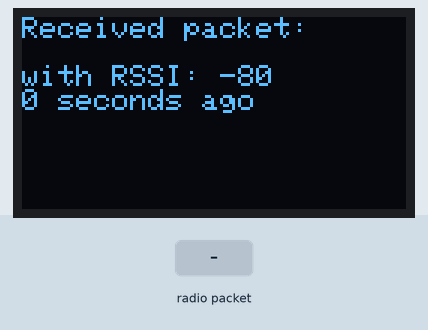
This sketch was run on a simulated ESP32. Parts: 128×64 one-colour display. The inputs (shaded band) are chosen by the test bench. No radio packets arrive unless stated; what the sketch prints to the serial monitor is not drawn.

Above: at 1.6 s.
1.7 s: radio packet "1" arrives
At 4.5 s:
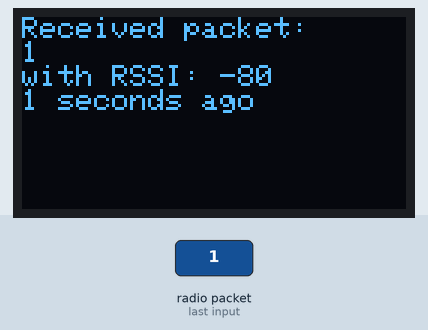
At 5.5 s:
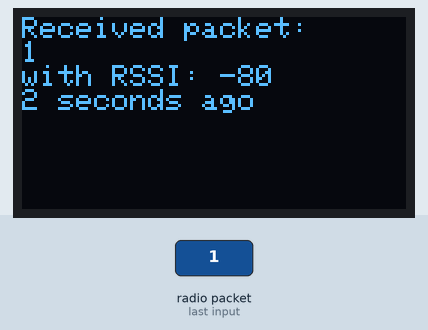
Timing chart, 0 to 7.0 s (numbered marks = the images above; inputs shaded):
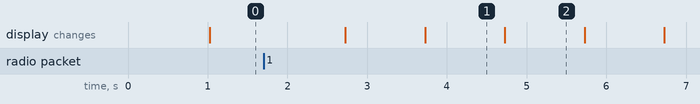

Measured:
- what the display in image 1 shows lasts 1.0 s, from 3.7 s to 4.7 s

The sketch:

LoRa-TutorialScetchReceiver.ino
```cpp
#include <SPI.h>
#include <LoRa.h>
#include <Wire.h>
#include <Adafruit_GFX.h>
#include <Adafruit_SSD1306.h>
#include "images.h"


#define OLED_RESET 4
Adafruit_SSD1306 display(OLED_RESET);

// wichtig für die normale Adafruit Display Bib!
#define OLED_SDA 21
#define OLED_SCL 22
#define OLED_RST 4

//define the pins used by the transceiver module
#define ss 18
#define rst 12
#define dio0 26

int seconds;
int oldtime;
String LoRaData;
int timer;

void setup() {
  //initialize Serial Monitor
  Serial.begin(115200);
  while (!Serial);
  Serial.println("LoRa Sender");

  //setup LoRa transceiver module
  LoRa.setPins(ss, rst, dio0);

// wichtig für die normale Adafruit Display Bib! 2. Teil
  Wire.begin( OLED_SDA, OLED_SCL);

  display.begin(SSD1306_SWITCHCAPVCC, 0x3C);
  display.setRotation(2);

  digitalWrite(16, LOW);    // set GPIO16 low to reset OLED
  delay(50);
  digitalWrite(16, HIGH); // while OLED is running, must set GPIO16 in high


  while (!LoRa.begin(866E6)) {
    Serial.println(".");
    delay(500);
  }
   // Change sync word (0xF3) to match the receiver
  // The sync word assures you don't get LoRa messages from other LoRa transceivers
  // ranges from 0-0xFF
  LoRa.setSyncWord(0xF3);
  Serial.println("LoRa Initializing OK!");
}


void loop() {
  // try to parse packet
  int packetSize = LoRa.parsePacket();
  if (packetSize) {
    // received a packet
    Serial.print("Received packet '");

    // read packet
    while (LoRa.available()) {
      LoRaData = LoRa.readString();
      timer = 0;
    }
  }

  seconds = millis();
  if(seconds >= oldtime + 1000){
    display.clearDisplay();
    display.setCursor(0, 0);
    display.setTextColor(WHITE);
    display.println("Received packet:");
    display.println(LoRaData);
    display.print("with RSSI: ");
    display.println(LoRa.packetRssi());
    display.print(timer);
    display.print(" seconds ago");
    display.display();
    oldtime = seconds;
    timer++;
  }
}
```

Source omitted: images.h (data table, 5377 bytes)
